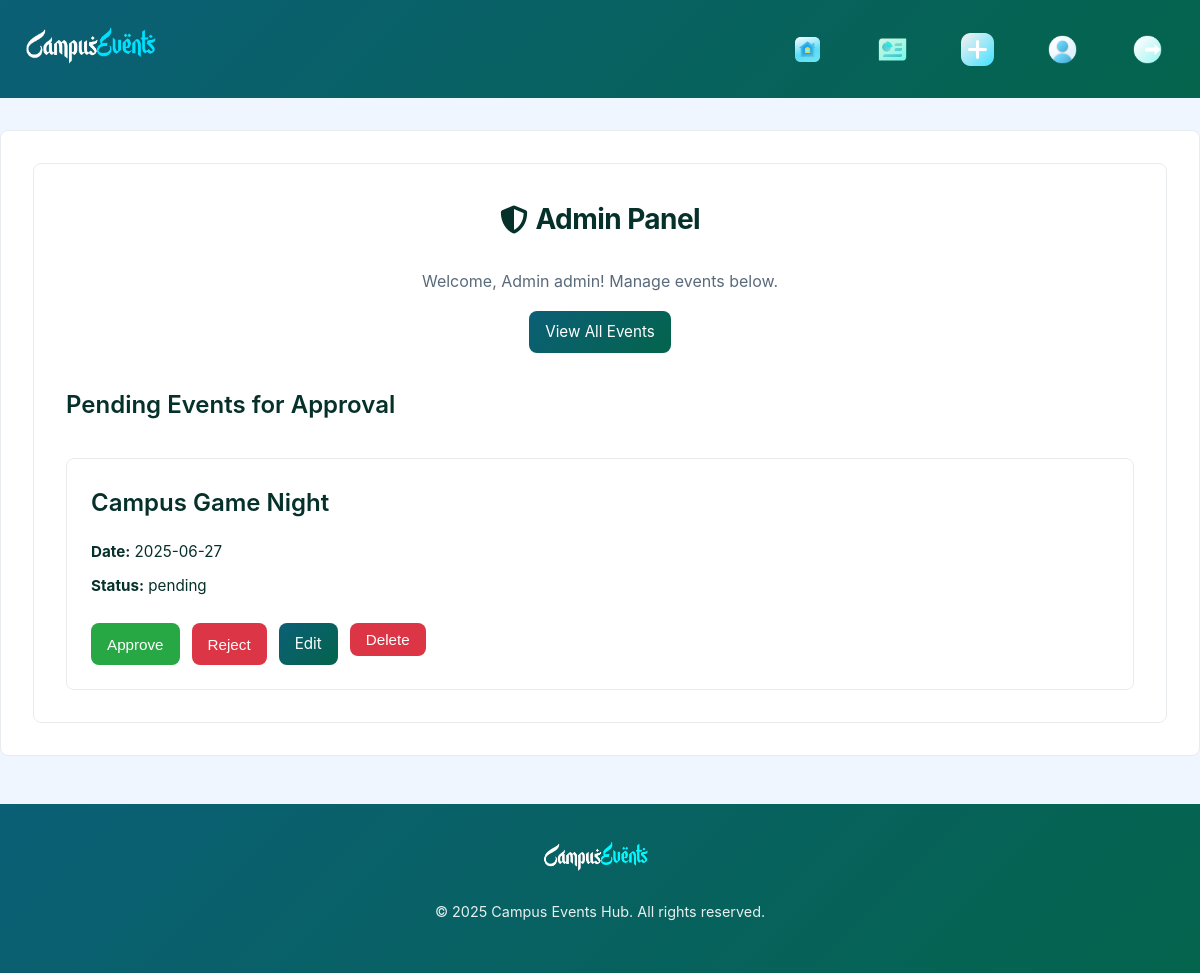
The app's page /admin (signed in) with its own data.
### models.py (models this page shows, shortened)
class User(UserMixin, db.Model):
    __tablename__ = 'user'
    id = db.Column(db.Integer, primary_key=True)
    email = db.Column(db.String(120), unique=True, nullable=False)
    username = db.Column(db.String(50), unique=True, nullable=False, default=func.substr(db.cast(email, db.String), 1, func.instr(db.cast(email, db.String), '@') - 1))
    password_hash = db.Column(db.String(128), nullable=False)
    role = db.Column(db.Enum(UserRole), default=UserRole.USER)
    events = db.relationship('Event', backref='organizer', lazy=True, cascade='all, delete-orphan')
    likes = db.relationship('Like', backref='user', lazy=True, cascade='all, delete-orphan')
    rsvps = db.relationship('RSVP', backref='user', lazy=True, cascade='all, delete-orphan')
    notifications = db.relationship('Notification', backref='user', lazy=True, cascade='all, delete-orphan')

class Event(db.Model):
    __tablename__ = 'event'
    id = db.Column(db.Integer, primary_key=True)
    title = db.Column(db.String(100), nullable=False)
    description = db.Column(db.Text, nullable=False)
    date = db.Column(db.Date, nullable=False)
    time = db.Column(db.Time, nullable=False)
    location = db.Column(db.String(100), nullable=False)
    category = db.Column(db.String(50), nullable=False)
    status = db.Column(db.Enum(EventStatus), default=EventStatus.PENDING)
    user_id = db.Column(db.Integer, db.ForeignKey('user.id'), nullable=False)
    likes = db.relationship('Like', backref='event', lazy=True, cascade='all, delete-orphan')
    rsvps = db.relationship('RSVP', backref='event', lazy=True, cascade='all, delete-orphan')
    notifications = db.relationship('Notification', backref='event', lazy=True, cascade='all, delete-orphan')

### app.py (the view)
@app.route('/admin')
@login_required
def admin_dashboard():
    if current_user.role != UserRole.ADMIN:
        logger.warning(f"Unauthorized admin dashboard access by {current_user.email}")
        abort(403)
    pending_events = Event.query.filter_by(status=EventStatus.PENDING).all()
    return render_template('admin.html', events=pending_events)

### app.py (called while the page is built)
@login_manager.user_loader
def load_user(user_id):
    return User.query.get(int(user_id))

### templates/admin.html (shortened to what this page needs)
{% extends "admin_base.html" %}
{% block css %}
    <link rel="stylesheet" href="{{ url_for('static', filename='css/admin.css') }}">
{% endblock %}
{% block content %}
    <div class="container">
        <div class="admin-panel">
            <div class="admin-header">
                <h2><i class="fas fa-shield-alt"></i> Admin Panel</h2>
                <p>Welcome, Admin {{ current_user.username }}! Manage events below.</p>
                <a href="{{ url_for('all_events') }}" class="btn btn-primary">View All Events</a>
            </div>
            <div class="admin-event-list">
                <h3>Pending Events for Approval</h3>
                {% if events %}
                    {% for event in events %}
                    <div class="admin-event-card" id="admin-event-card-{{ event.id }}">
                        <div class="event-header">
                            <div class="event-details">
                                <h3>{{ event.title }}</h3>
                                <p><strong>Date:</strong> {{ event.date.strftime('%Y-%m-%d') }}</p>
                                <p><strong>Status:</strong> {{ event.status.value }}</p>
                            </div>
                        </div>
                        <div class="admin-actions">
                            <button class="btn btn-approve" data-event-id="{{ event.id }}" id="approve-btn-{{ event.id }}">Approve</button>
                            <button class="btn btn-reject" data-event-id="{{ event.id }}" id="reject-btn-{{ event.id }}">Reject</button>
                            <a href="{{ url_for('admin_edit_event', event_id=event.id) }}" class="btn btn-primary">Edit</a>
                            <form action="{{ url_for('delete_event', event_id=event.id) }}" method="POST" class="delete-form">
                                <button type="submit" class="btn btn-danger delete-btn" data-event-id="{{ event.id }}">Delete</button>
                            </form>
                        </div>
                    </div>
                    {% endfor %}
                {% else %}
                    <div class="no-events">
                        <i class="fas fa-exclamation-circle"></i> No pending events to manage.
                    </div>
                {% endif %}
            </div>
        </div>
    </div>
{% endblock %}

### static/css/admin_base.css (style rules this page uses)
:root { --primary-blue: #07a89b; --light-blue: #f0f6ff; --white: #ffffff; --dark-blue: #06302a; --gradient-blue: linear-gradient(135deg, #0b5f76 0%, #04644c 100%); --success-green: #28a745; --danger-red: #dc3545; --gray: #5a6a7a; --font-primary: 'Inter', -apple-system, BlinkMacSystemFont, sans-serif; --transition: all 0.3s ease; --border-radius: 8px; --animation-ease: cubic-bezier(0.4, 0, 0.2, 1); }
* { margin: 0; padding: 0; box-sizing: border-box; }
body { font-family: var(--font-primary); line-height: 1.7; color: var(--dark-blue); background-color: var(--light-blue); font-size: 16px; overscroll-behavior: none; }
h1, h2, h3, h4 { font-weight: 700; color: var(--dark-blue); }
h2 { font-size: 1.75rem; margin-bottom: 1.5rem; letter-spacing: -0.02em; }
h3 { font-size: 1.25rem; font-weight: 600; }
p { margin-bottom: 1rem; font-size: 0.95rem; font-weight: 400; }
a { text-decoration: none; color: var(--primary-blue); transition: var(--transition); }
.container { max-width: 1280px; margin: 2rem auto; padding: 2rem; background-color: var(--white); border-radius: var(--border-radius); border: 1px solid #e9ecef; animation: fadeInOpacity 0.4s var(--animation-ease); }
.btn { padding: 0.5rem 1rem; border: none; border-radius: var(--border-radius); font-size: 0.95rem; cursor: pointer; transition: var(--transition); display: inline-flex; align-items: center; gap: 0.5rem; }
.btn-primary { background: var(--gradient-blue); color: var(--white); }
.btn-danger { background-color: var(--danger-red); color: var(--white); }

### static/css/admin.css (style rules this page uses)
.admin-panel { background-color: var(--white); padding: 2rem; border-radius: var(--border-radius); border: 1px solid #e9ecef; }
.admin-header { margin-bottom: 2rem; text-align: center; }
.admin-header h2 { display: flex; justify-content: center; align-items: center; gap: 0.5rem; }
.admin-header p { font-size: 1rem; color: var(--gray); margin-bottom: 1rem; }
.admin-event-list h3 { font-size: 1.5rem; margin-bottom: 1rem; color: var(--dark-blue); }
.admin-event-list { display: flex; flex-direction: column; gap: 1rem; }
.admin-event-card { background-color: var(--white); border: 1px solid #e9ecef; border-radius: var(--border-radius); padding: 1.5rem; transition: background-color var(--transition); }
.event-header { display: flex; justify-content: space-between; align-items: center; margin-bottom: 1rem; flex-wrap: wrap; gap: 1rem; }
.event-details p { margin-bottom: 0.5rem; font-size: 0.95rem; }
.event-details strong { color: var(--dark-blue); }
.admin-actions { display: flex; gap: 0.75rem; flex-wrap: wrap; }
.btn-approve { background-color: var(--success-green); color: var(--white); }
.btn-reject { background-color: var(--danger-red); color: var(--white); }

### records on screen
User: username "admin"
Event: title "Campus Game Night", date "2025-06-27", status.value "pending"
